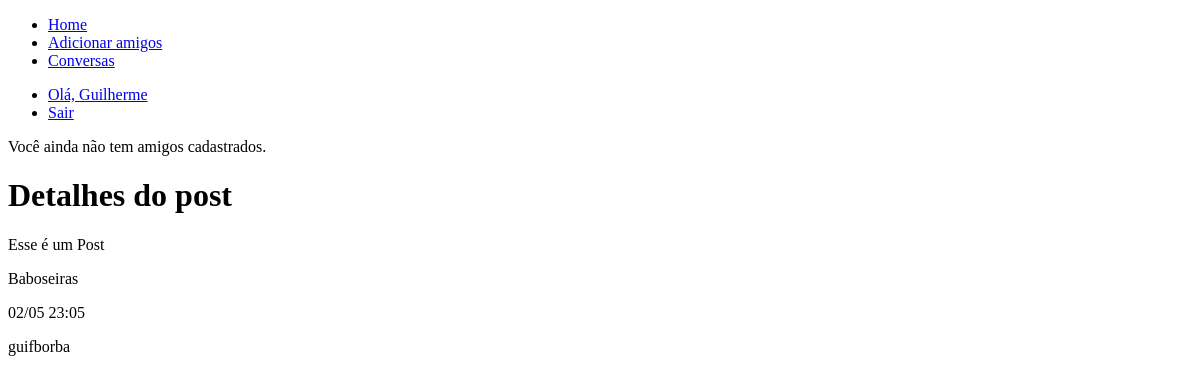
Before: /posts/1 (signed in) with the older database file.
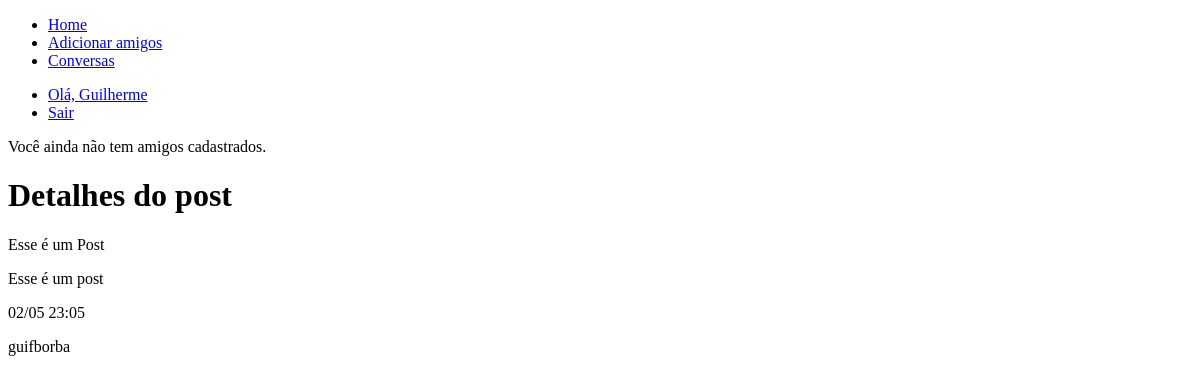
After: the same page with the newer database file.
### rede_social/models.py (models this page shows, shortened)
class Post(models.Model):
    user = models.ForeignKey(User, on_delete=models.CASCADE)
    title = models.CharField(max_length=255)
    content = models.TextField()
    image = models.ImageField(upload_to='posts/%Y/%m/%d/', blank=True, null=True)
    created_at = models.DateTimeField(auto_now_add=True)

### rede_social/views.py (the view)
# urls.py: path('posts/<int:id>', views.post_detail, name='post_detail'),
@login_required(login_url='login')
def post_detail(request, id):
    post = Post.objects.get(id=id)
    return render(request, 'pages/post_detail.html', {'post': post})

### rede_social/templates/pages/post_detail.html (shortened to what this page needs)
{% extends "base.html" %}
    {% block content %}
        <h1>Detalhes do post</h1>
        <p>{{ post.title }}</p>
        <p>{{ post.content }}</p>
        <p>{{ post.created_at|date:'d/m H:m' }}</p>
        <p>{{ post.user }}</p>
    {% endblock %}

Changed rows visible on the page:
changed Post "Esse é um Post": content "Baboseiras" → "Esse é um post"
